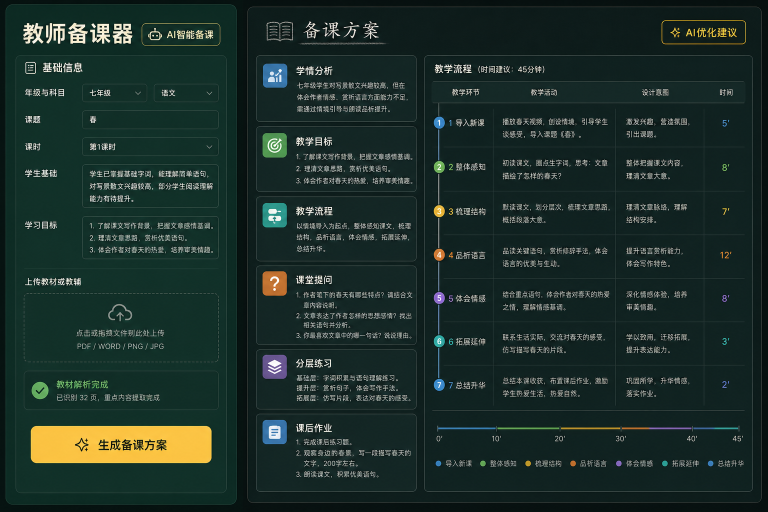
#> input picture AI备课器/UI.png, 1536 x 1024 px, given as the content of the folder ../../AI备课器/UI.png, which was not available (shown at 1/2 size)
$ python make-contact-sheet.py '../../AI备课器/UI.png' out.png
#> lines starting #> are read from the running program, lines starting #| are printed output that depends on the picture; pictures that were not available may be replaced by others from this repository, and a replacement may not be noted
import math
import sys
from pathlib import Path

from PIL import Image, ImageDraw, ImageOps


source = Path(sys.argv[1])
output = Path(sys.argv[2])
files = sorted(source.glob("*.png"))
if not files:
    raise SystemExit("没有找到 PNG 页面")

columns = 4
thumb_width = 300
thumb_height = 424
label_height = 28
gap = 16
rows = math.ceil(len(files) / columns)
sheet = Image.new(
    "RGB",
    (
        columns * thumb_width + (columns + 1) * gap,
        rows * (thumb_height + label_height) + (rows + 1) * gap,
    ),
    "#dfe4de",
)
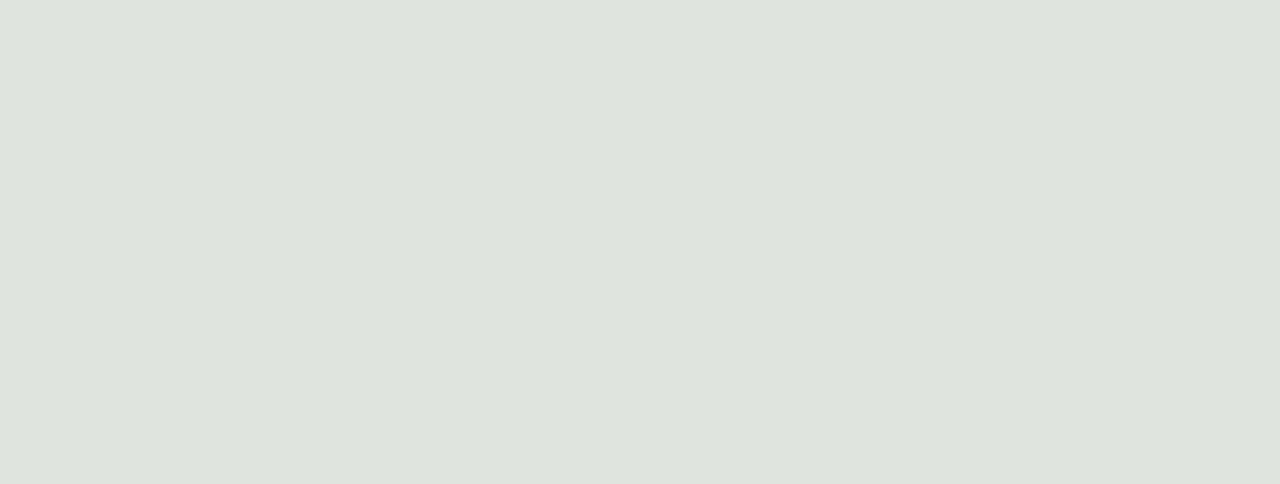
#> sheet: PIL image 1280x484 RGB; mean R, G, B 223, 228, 222
draw = ImageDraw.Draw(sheet)

for index, file in enumerate(files):
    image = Image.open(file).convert("RGB")
#> image is the input picture: PIL image 1536x1024 RGB; mean R, G, B 29, 47.4, 41.8
    thumbnail = ImageOps.contain(image, (thumb_width, thumb_height))
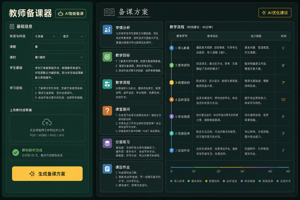
#> thumbnail: PIL image 300x200 RGB; mean R, G, B 29, 47.4, 41.8
    column = index % columns
    row = index // columns
    x = gap + column * (thumb_width + gap)
    y = gap + row * (thumb_height + label_height + gap)
    canvas = Image.new("RGB", (thumb_width, thumb_height), "white")
#> canvas: PIL image 300x424 RGB; every value is 255
    canvas.paste(
        thumbnail,
        ((thumb_width - thumbnail.width) // 2, (thumb_height - thumbnail.height) // 2),
    )
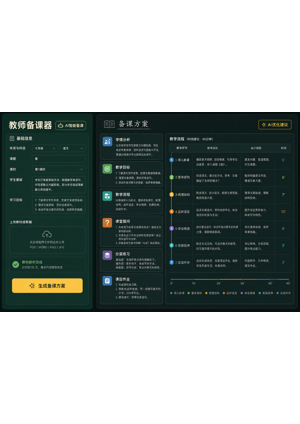
#> canvas: PIL image 300x424 RGB; mean R, G, B 148.4, 157.1, 154.4
    sheet.paste(canvas, (x, y + label_height))
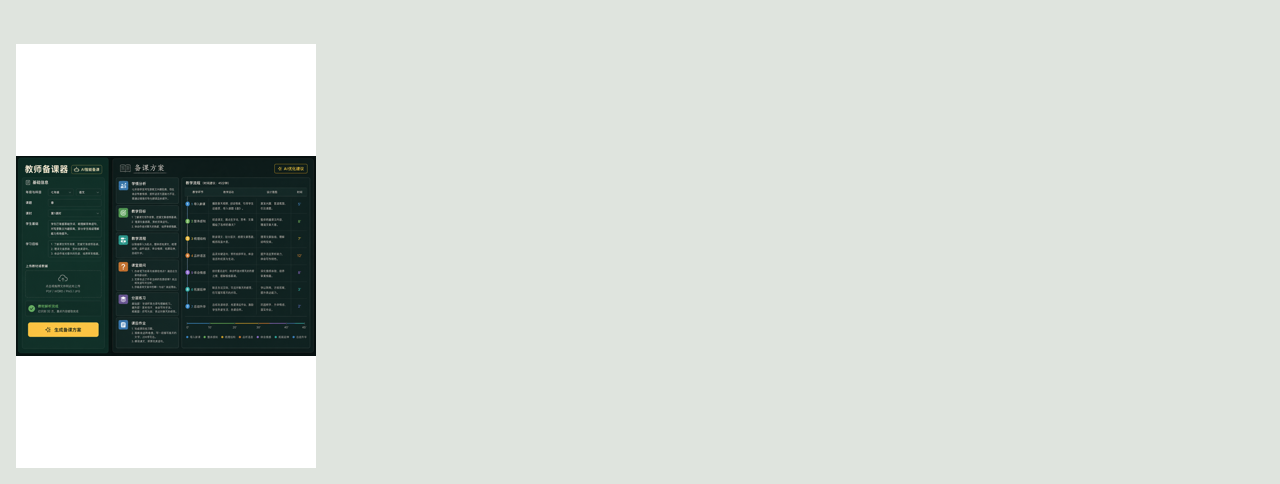
#> sheet: PIL image 1280x484 RGB; mean R, G, B 207.7, 213.4, 208.1
    draw.text((x + 4, y + 5), file.stem, fill="#18302b")

output.parent.mkdir(parents=True, exist_ok=True)
sheet.save(output, quality=92)
